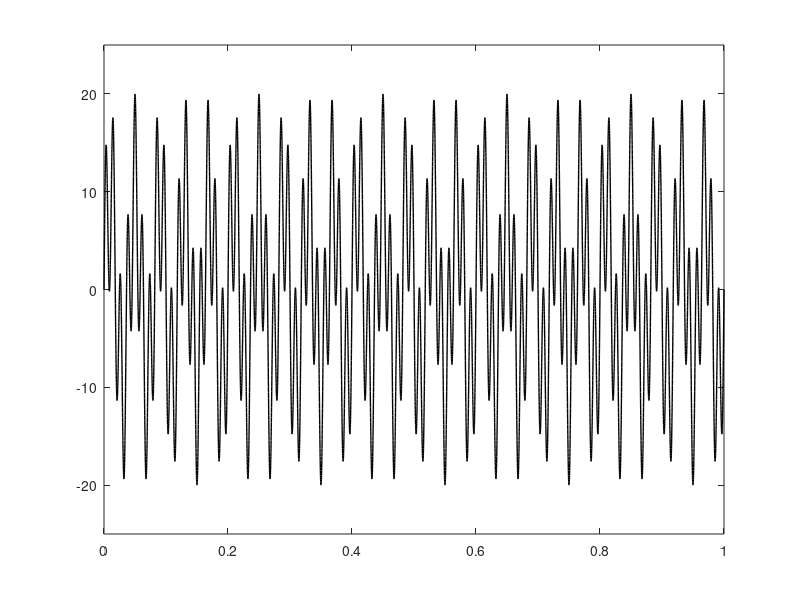

Write MATLAB code to recreate this figure. (Note: this script raises an error after producing the figure.)
clc
clear
close all
printfigure = 0;

A = diag(ones(100,1)*0.995);
for i = 1 : 99
    A(i,i+1) = 0.005;
end

t = 0 : 0.01 : 0.5;
x = 0 : 0.0001 : 1;

nt = length(t);
nx = length(x);

z = zeros(100,nt);
z(85,1) = 10;
z(25,1) = 10;

u = zeros(100,nt);
u(100,:) = 2*sin(2*pi*nt/0.5);
u(50,:) = -0.1*cos(2*pi*2*nt/0.5);


for i = 2 : nt
    z(:,i) = A * z(:,i-1) + u(:,i-1);
end

Psi = zeros(nx,100);
for i = 1 : nx
    for j = 1 : 100
        Psi(i,j) = sin(2*pi*j*x(i));
    end
end

y = zeros(nx,nt);
for i = 1 : nt
    y(:,i) = Psi * z(:,i);
end

for n = 1 : nt
    clf
    plot(x, y(:,n),'k-','LineWidth',1)
    ylim([-25 25])
    setplt('Test Function','$x$','$y$','Test Function',0)
    frame=getframe(gcf);
    imind=frame2im(frame);
    [imind,cm] = rgb2ind(imind,256);
    if printfigure == 1
        if n==1
             imwrite(imind,cm,'Test Function.gif','gif', 'Loopcount',inf,'DelayTime',1e-6);
        else
             imwrite(imind,cm,'Test Function.gif','gif','WriteMode','append','DelayTime',1e-6);
        end
    end
end

save('Messung','y','x','t')

        